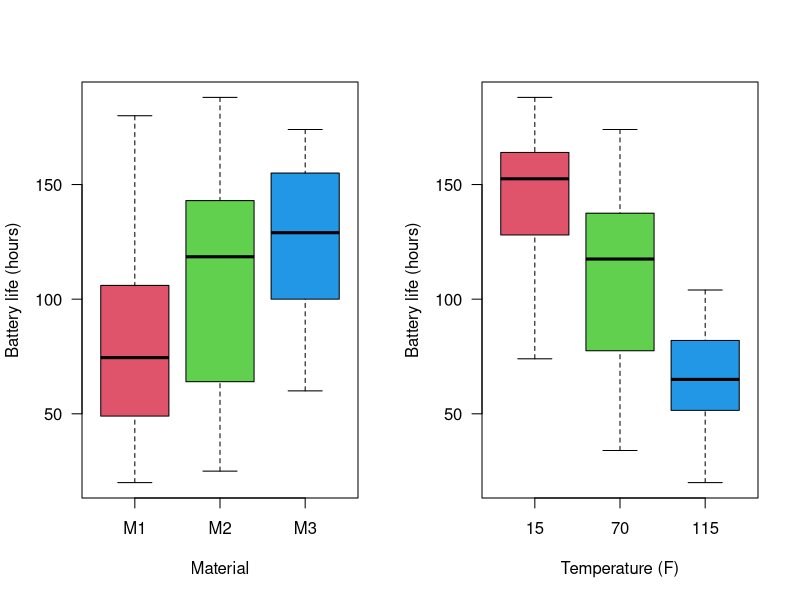
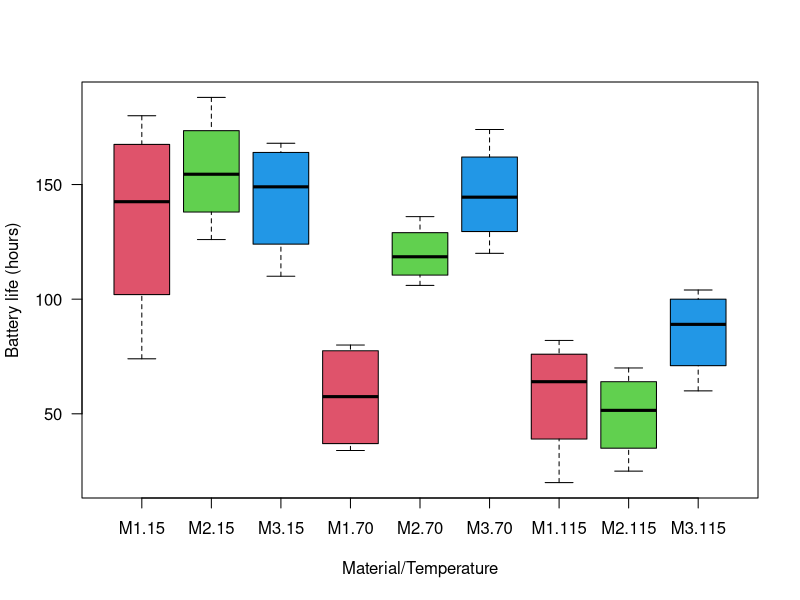
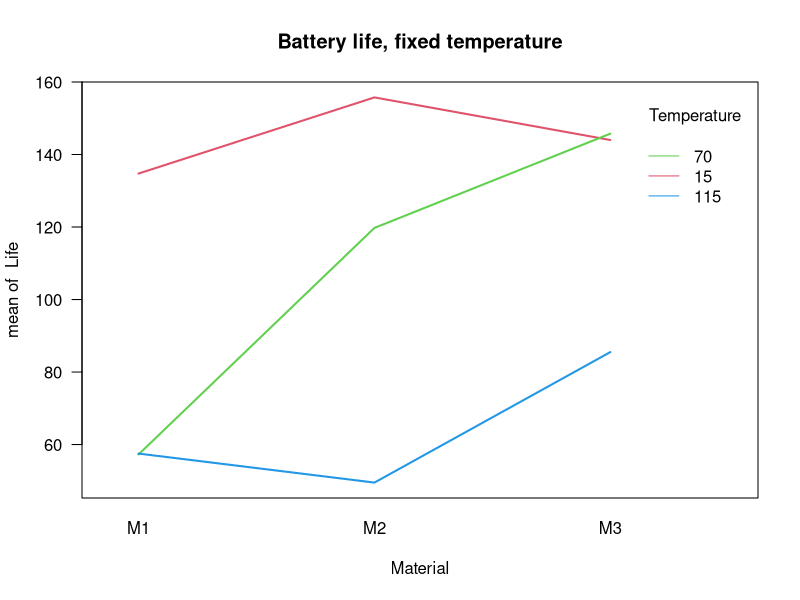
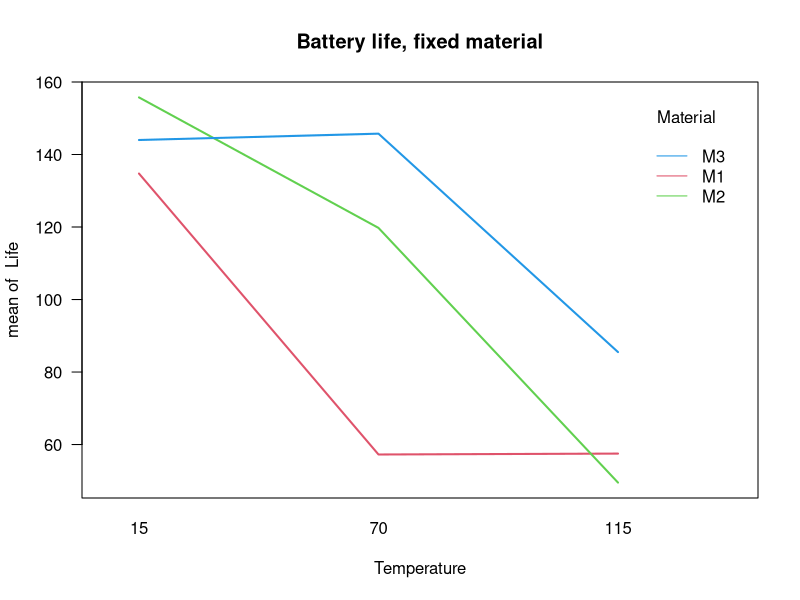

Recreate these plots in R, in order.
## ---- chunk 1
knitr::opts_chunk$set(echo = TRUE)
## ---- chunk 2

library(readxl)
datos <- read_excel("data/Datos_Codigo_factorial.xlsx")

datos$Material <- as.factor(datos$Material)
datos$Temperature <- as.factor(datos$Temperature)
#Mostramos la estructura de los datos
str(datos)

head(datos)

# Cuantos datos hay?
NROW(datos)


## replicas por tratamientos
with(datos, tapply(Life, list(Material, Temperature), length))

## ---- chunk 3

## boxplots para revisar efectos

par(mfrow = c(1, 2))
boxplot(Life ~ Material, data = datos, las = 1, col = 2:4,
        xlab = 'Material', ylab = 'Battery life (hours)')
boxplot(Life ~ Temperature, data = datos, las = 1, col = 2:4,
        xlab = 'Temperature (F)', ylab = 'Battery life (hours)')


## boxplot for interactions
par(mfrow = c(1, 1))
boxplot(Life ~ Material*Temperature,
        data = datos, las = 1, col = 2:4,
        xlab = 'Material/Temperature', ylab = 'Battery life (hours)')

## ---- chunk 4

## boxplots para revisar efectos

with(datos,
     interaction.plot(Material, Temperature, Life,
                      las = 1,
                      lty = 1,
                      lwd = 2,
                      col = 2:4,
                      main = "Battery life, fixed temperature")
)

## same fixing temperature
with(datos,
     interaction.plot(Temperature, Material, Life,
                      las = 1,
                      lty = 1,
                      lwd = 2,
                      col = 2:4,
                      main = "Battery life, fixed material")
)


## ---- chunk 5

with(datos, tapply(Life, list(Material, Temperature), mean))

with(datos, tapply(Life, list(Material, Temperature), sd))


## ---- chunk 6

## ANOVA con la  interaccion
fit <- lm(Life ~ Material*Temperature, data = datos)
anova(fit)


### Modelo de regression lineal
summary(fit)

## ---- chunk 7

## ANOVA sin interacciones
fit <- lm(Life ~ Material + Temperature, data = datos)
anova(fit)

## ---- chunk 8

## Least Singificant Difference (LSD) test
summary(fit)

## ---- chunk 9

## Least Singificant Difference (LSD) test
anova <- aov(fit)

TukeyHSD(anova, "Material", ordered = TRUE)

TukeyHSD(anova, "Temperature", ordered = TRUE)

## ---- chunk 10
## varify if car package is available
if(!require(car)) install.packages('car')
require(car)
## compute residuals
r <- rstudent(fit)
## normality assumptioms
shapiro.test(r)
##
##  Shapiro-Wilk normality test
##
## data:  r
## W = 0.97952, p-value = 0.7291
## varianza constante usando Breusch-Pagan
car:::ncvTest(fit)
## Non-constant Variance Score Test
## Variance formula: ~ fitted.values
## Chisquare = 0.107504, Df = 1, p = 0.743
## independence using Durbin-Watson
durbinWatsonTest(fit)
##  lag Autocorrelation D-W Statistic p-value
##    1     -0.08923609      2.156227   0.976
##  Alternative hypothesis: rho != 0

